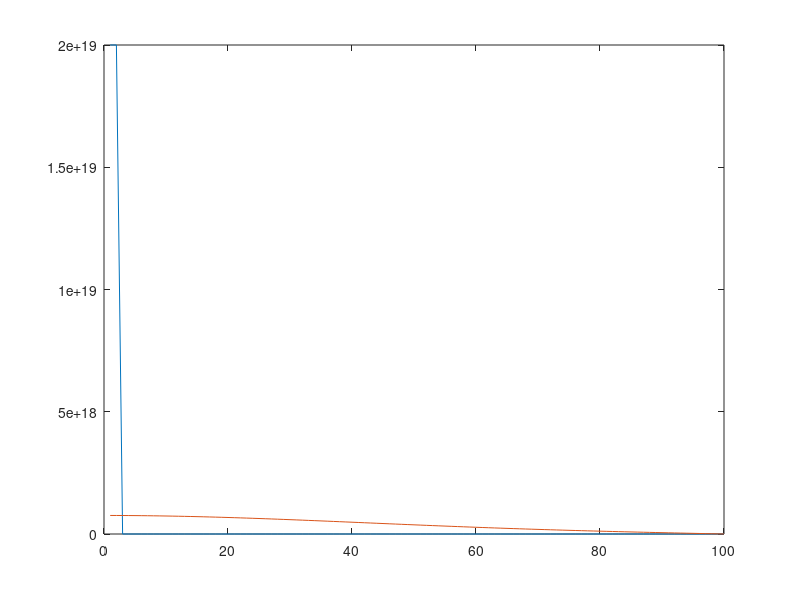

This figure's MATLAB source:
%% Task 4 and 5
C_vector = zeros(1,100);
C_vector(1:2) = 2e19;
D = 1.69e-10;   %cm^2 hr^-1
                %temperature = 1050C, dopant = Boron
%dt = 0.2e-9;    %hr
%dx2 = 3e-10;
dt = 1e-3;      %divides 1 hour into 1000 points
dx2 = 6e-7;     %chose this number so k < 1/2
k = D*dt/(dx2^2);
xlabel('Depth');
ylabel('Concentration');

plot(C_vector);
hold on;

for j = 1:1000
    C_vector(1) = C_vector(1) + k*((max(C_vector)) - 2*C_vector(1) + C_vector(2));
    for i = 2:length(C_vector)-1  % start at 2 because there is no value left of the first element
        C_vector(i) = C_vector(i) + k*(C_vector(i-1) - 2*C_vector(i) + C_vector(i+1));
    end
%     plot(C_vector);
%     pause(0.005)
end
plot(C_vector);